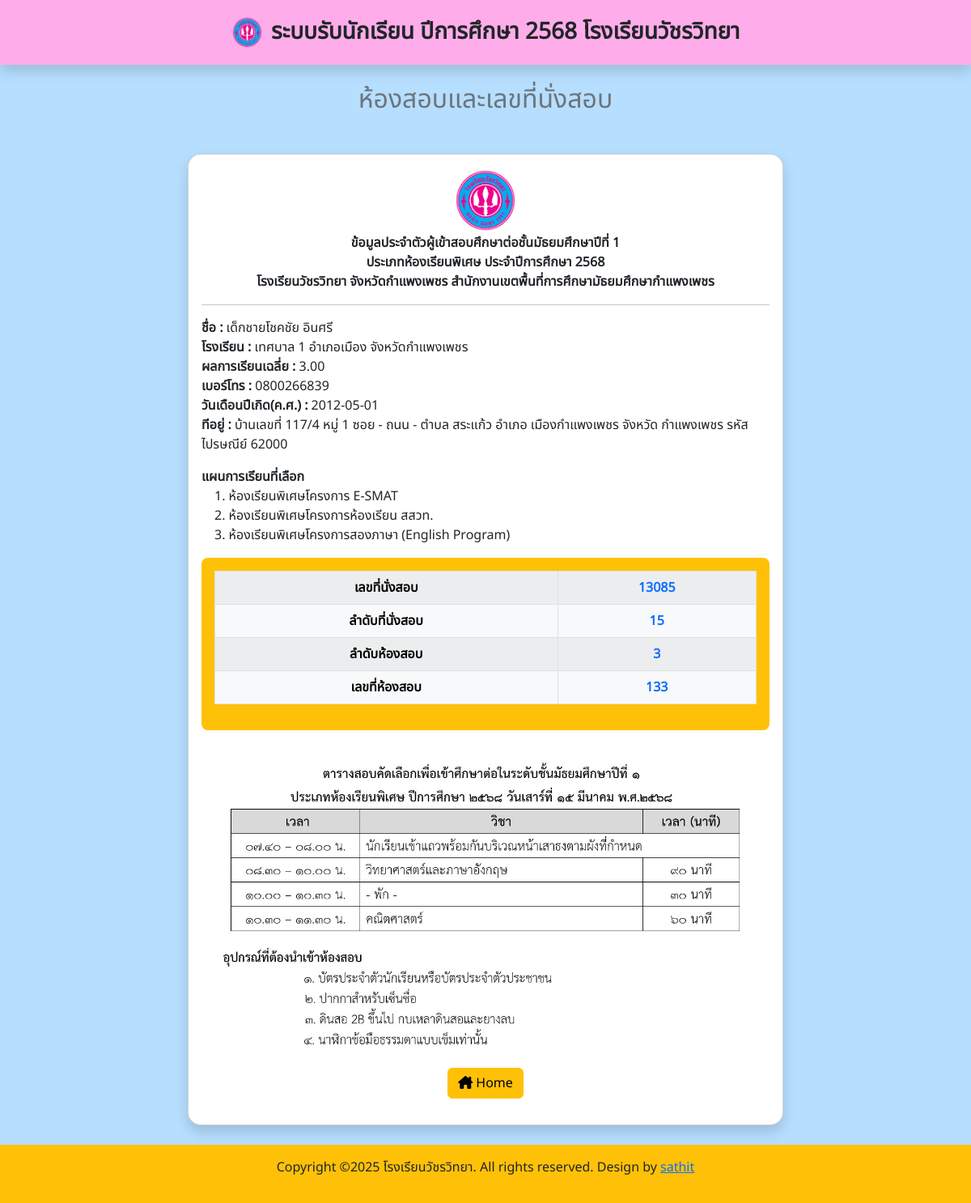
The app's page /exam_id_m1.php?code_id=0629900000417 with its own data.
### tables this page shows
CREATE TABLE `regis_m1` (
  `code_id` varchar(13) NOT NULL COMMENT 'เลขบัตรประชาชน',
  `title` varchar(10) NOT NULL COMMENT 'คำนำหน้า',
  `name` varchar(50) NOT NULL COMMENT 'ชื่อ',
  `surname` varchar(70) NOT NULL COMMENT 'นามสกุล',
  `school_name` varchar(50) NOT NULL COMMENT 'โรงเรียน',
  `school_district` varchar(50) NOT NULL COMMENT 'อำเภอ',
  `school_province` varchar(50) NOT NULL COMMENT 'จังหวัด',
  `grade` varchar(5) NOT NULL COMMENT 'ผลการเรียน',
  `spacial` varchar(70) NOT NULL COMMENT 'ความสามารถพิเศษ',
  `bdate` date NOT NULL COMMENT 'วันเดือนปีเกิด',
  `station_bdate` varchar(30) NOT NULL COMMENT 'สถานที่เกิด',
  `blood` varchar(2) NOT NULL COMMENT 'หมู่เลือด',
  `home_id` varchar(10) NOT NULL COMMENT 'บ้านเลขที่',
  `home_group` varchar(9) NOT NULL COMMENT 'หมู่',
  `alley` varchar(20) NOT NULL COMMENT 'ซอย',
  `street` varchar(30) NOT NULL COMMENT 'ถนน',
  `sub_district` varchar(30) NOT NULL COMMENT 'ตำบล',
  `district` varchar(30) NOT NULL COMMENT 'อำเภอ',
  `province` varchar(30) NOT NULL COMMENT 'จังหวัด',
  `post_code` int(11) NOT NULL COMMENT 'รหัสไปรษณีย์',
  `tel` varchar(10) NOT NULL COMMENT 'เบอร์โทร',
  `father_name` varchar(30) NOT NULL COMMENT 'ชื่อบิดา',
  `father_surname` varchar(30) NOT NULL COMMENT 'นามสกุลบิดา',
  `father_occupation` varchar(70) NOT NULL COMMENT 'อาชีพบิดา',
  `father_tel` varchar(10) NOT NULL COMMENT 'เบอร์โทรบิดา',
  `mother_name` varchar(30) NOT NULL COMMENT 'ชื่อมารดา',
  `mother_surname` varchar(30) NOT NULL COMMENT 'นามสกุลมารดา',
  `mother_occupation` varchar(70) NOT NULL COMMENT 'อาชีพมารดา',
  `mother_tel` varchar(10) NOT NULL COMMENT 'เบอร์โทรมารดา',
  `class1` varchar(10) NOT NULL COMMENT 'อันดับ1',
  `class2` varchar(10) NOT NULL COMMENT 'อันดับ2',
  `class3` varchar(10) NOT NULL COMMENT 'อันดับ3',
  `date_regis` timestamp NOT NULL DEFAULT CURRENT_TIMESTAMP,
  `date_update` timestamp NOT NULL DEFAULT CURRENT_TIMESTAMP ON UPDATE CURRENT_TIMESTAMP,
  `house_regis` varchar(30) NOT NULL,
  `grade_file1` varchar(30) NOT NULL,
  `grade_file2` varchar(30) DEFAULT NULL,
  `status` varchar(20) NOT NULL COMMENT 'สถานะ'
);

CREATE TABLE `list_exam_m1` (
  `code_id` varchar(13) NOT NULL COMMENT 'เลขบัตรประชาชน',
  `num_test` int(2) NOT NULL COMMENT 'ลำดับที่นั่งสอบ',
  `room_test` int(2) NOT NULL COMMENT 'ลำดับห้องสอบ',
  `num_room` int(3) NOT NULL COMMENT 'เลขที่ห้องสอบ',
  `test_id` int(5) NOT NULL COMMENT 'เลขที่นั่งสอบ'
);

### exam_id_m1.php (the view, shortened to what this page needs)
<?php
    include "dblink.php";
    $code_id = $_GET['code_id'];
    $sql = "SELECT * FROM regis_m1 WHERE code_id = '$code_id'";
    $result = mysqli_query($conn,$sql);
    $row = mysqli_fetch_array($result);
?>
<!DOCTYPE html>
<html lang="en">
<head>
    <link rel="stylesheet" href="style.css">
    <link href="https://cdn.jsdelivr.net/npm/bootstrap@5.2.3/dist/css/bootstrap.min.css" rel="stylesheet">
  </head>
  <body class="body">
    <?php include('components/header.php'); ?>
    <div class="container">
        <h2 class="text-secondary text-center mb-5">ห้องสอบและเลขที่นั่งสอบ</h2>
        <div class="row justify-content-center">
            <div class="col-12 col-lg-8">
                <div class="card shadow rounded-4 p-3 mb-4">
                    <div style="width: 100%; text-align:center;">
                        <img src="img/logo โรงเรยีน.png" width="80px">
                    </div>
                    <div class="fw-bold text-center">
                        ข้อมูลประจำตัวผู้เข้าสอบศึกษาต่อชั้นมัธยมศึกษาปีที่ 1 <br>
                        ประเภทห้องเรียนพิเศษ ประจำปีการศึกษา 2568 <br>
                        โรงเรียนวัชรวิทยา  จังหวัดกำแพงเพชร  สำนักงานเขตพื้นที่การศึกษามัธยมศึกษากำแพงเพชร
                    </div>
                    <hr>
                    <div class="mb-3">
                        <p>
                            <strong>ชื่อ : </strong><?=$row['title'].$row['name']." ".$row['surname']?><br>
                            <strong>โรงเรียน : </strong><?=$row['school_name']." อำเภอ".$row['school_district']." จังหวัด".$row['school_province']?><br>
                            <strong>ผลการเรียนเฉลี่ย : </strong><?=$row['grade']?><br>
                            <strong>เบอร์โทร : </strong><?=$row['tel']?><br>
                            <strong>วันเดือนปีเกิด(ค.ศ.) : </strong><?=$row['bdate']?><br>
                            <strong>ทีอยู่ : </strong>บ้านเลขที่ <?=$row['home_id']?> หมู่ <?=$row['home_group']?> ซอย <?=$row['alley']?> ถนน <?=$row['street']?> ตำบล <?=$row['sub_district']?> อำเภอ <?=$row['district']?> จังหวัด <?=$row['province']?> รหัสไปรษณีย์ <?=$row['post_code']?><br>
                            <div class="mt-3"><strong>แผนการเรียนที่เลือก</strong></div>
                            <div class="ps-3 mb-3">
                                1. <?php if($row['class1'] == 'esmat'){echo "ห้องเรียนพิเศษโครงการ E-SMAT";}else if($row['class1'] == 'ep'){echo "ห้องเรียนพิเศษโครงการสองภาษา (English Program)";}else{echo "ห้องเรียนพิเศษโครงการห้องเรียน สสวท.";} ?><br>
                                2. <?php if($row['class2'] == 'esmat'){echo "ห้องเรียนพิเศษโครงการ E-SMAT";}else if($row['class2'] == 'ep'){echo "ห้องเรียนพิเศษโครงการสองภาษา (English Program)";}else{echo "ห้องเรียนพิเศษโครงการห้องเรียน สสวท.";} ?><br>
                                3. <?php if($row['class3'] == 'esmat'){echo "ห้องเรียนพิเศษโครงการ E-SMAT";}else if($row['class3'] == 'ep'){echo "ห้องเรียนพิเศษโครงการสองภาษา (English Program)";}else{echo "ห้องเรียนพิเศษโครงการห้องเรียน สสวท.";} ?>
                            </div>
                            <div class="p-3 rounded-3 bg-warning">
                                <table class="table table-bordered table-hover table-striped table-light">
                                    <tbody class="text-center fw-bold">
                                        <?php
                                            $value = mysqli_fetch_array(mysqli_query($conn,"SELECT * FROM regis_m1,list_exam_m1 WHERE regis_m1.code_id = list_exam_m1.code_id AND regis_m1.code_id = '$code_id'"));
                                        ?>
                                        <tr>
                                            <td>เลขที่นั่งสอบ</td>
                                            <td class="text-primary"><?=$value['test_id']?></td>
                                        </tr>
                                        <tr>
                                            <td>ลำดับที่นั่งสอบ</td>
                                            <td class="text-primary"><?=$value['num_test']?></td>
                                        </tr>
                                        <tr>
                                            <td>ลำดับห้องสอบ</td>
                                            <td class="text-primary"><?=$value['room_test']?></td>
                                        </tr>
                                        <tr>
                                            <td>เลขที่ห้องสอบ</td>
                                            <td class="text-primary"><?=$value['num_room']?></td>
                                        </tr>
                                    </tbody>
                                </table>
                            </div>
                        </p>
                    </div>
                    <div class="mb-3">
                        <img src="img/table_exam_m1.jpg" width="100%">
                    </div>
                    <div class="text-center mb-3">
                        <a href="index.php" class="btn btn-warning"><i class="fa-solid fa-house-chimney"></i> Home</a>
                    </div>
                </div>
            </div>
        </div>
    </div>
    <?php include 'components/footer.php'; ?>
  </body>
</html>

### components/header.php
<div class="header shadow mb-4" style="z-index: 100;">
    <img src="img/logo โรงเรยีน.png" height="40px">
    <div class="text-header" onclick="window.location.assign('index.php')">ระบบรับนักเรียน ปีการศึกษา 2568 โรงเรียนวัชรวิทยา</div>
</div>

### components/footer.php
<div class="container-fuid footer">
    <div class="bg-warning text-center p-3">
        <p>Copyright ©2025 โรงเรียนวัชรวิทยา. All rights reserved. Design by <a href="">sathit</a></p>
    </div>
</div>

### style.css (style rules this page uses)
* { font-family: nato; margin: 0; padding:0; box-sizing: border-box; }
.body { background-color: rgb(182, 222, 255); }
.header { position:sticky; top: 0; display: flex; justify-content: center; align-items: center; gap: 10px; height: 80px; background-color: rgb(255, 173, 234); z-index: 1; }
.text-header { font-size: 28px; font-weight: bold; cursor: pointer; }
.footer { margin-bottom: 0; }

### records on screen
regis_m1: title "เด็กชาย", name "โชคชัย", surname "อินศรี", school_name "เทศบาล 1", school_district "เมือง", school_province "กำแพงเพชร", grade "3.00", tel "0800266839", bdate "2012-05-01", home "117/4", home_group "1", alley "-", street "-", sub_district "สระแก้ว", district "เมืองกำแพงเพชร", province "กำแพงเพชร", post_code "62000", list_exam_m1.test_id "13085", list_exam_m1.num_test "15", list_exam_m1.room_test "3", list_exam_m1.num_room "133"
